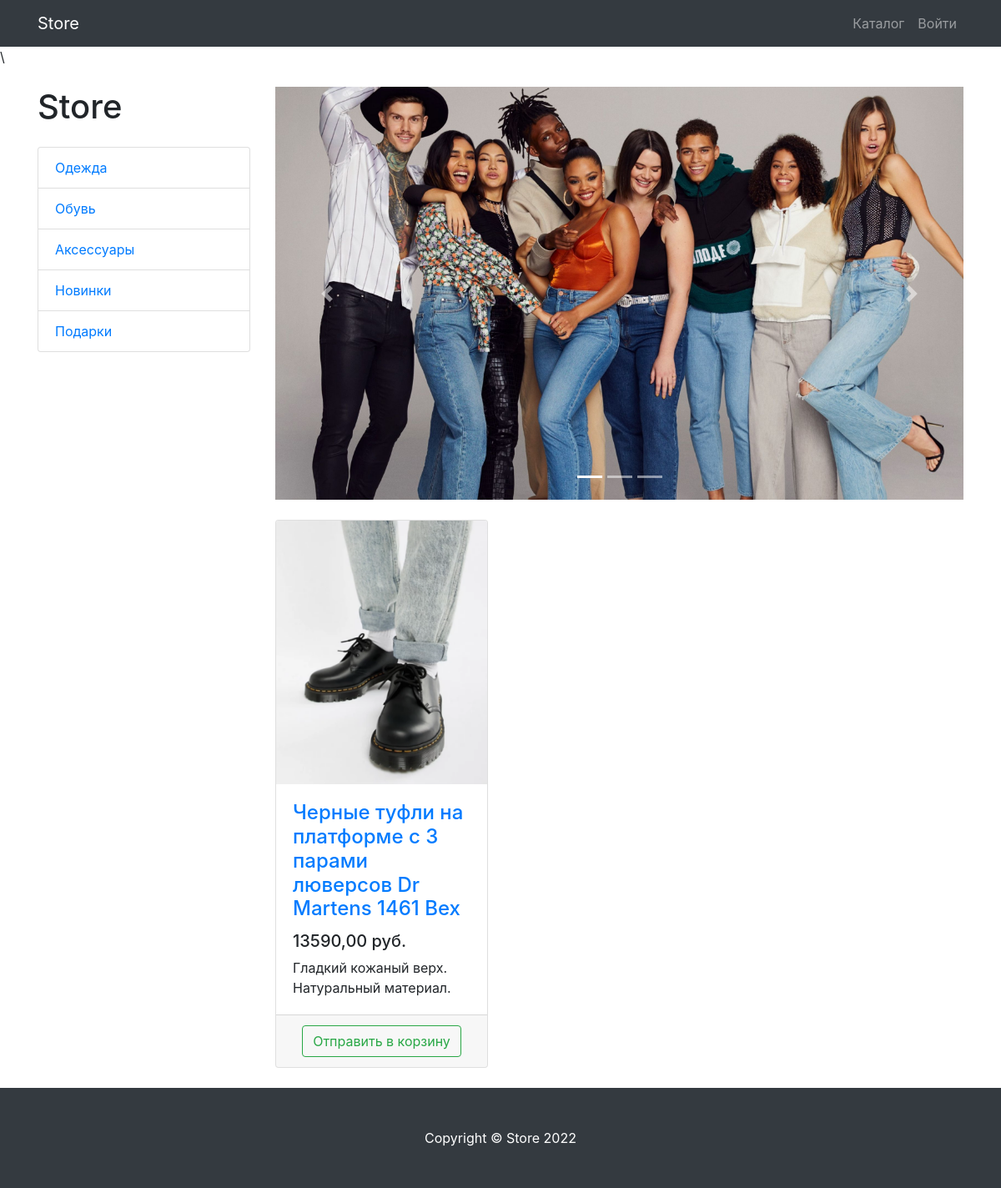
Screenshot of /products/category/2/ with the database file from the repository.
### products/models.py (models this page shows, shortened)
class ProductCategory(models.Model):
    name = models.CharField(max_length=128, unique=True)
    description = models.TextField(null=True, blank=True)
    class Meta:
        verbose_name = "Category"
        verbose_name_plural = "Caregories"

class Product(models.Model):
    name = models.CharField(max_length=256)
    description = models.TextField()
    price = models.DecimalField(max_digits=8, decimal_places=2)
    quantity = models.PositiveIntegerField(default=0)
    image = models.ImageField(upload_to="products_images")
    category = models.ForeignKey(to=ProductCategory, on_delete=models.CASCADE)
    class Meta:
        verbose_name = "Product"
        verbose_name_plural = "Products"

### products/views.py (the view)
# urls.py: path("", ProductsListView.as_view(), name="index"),
class ProductsListView(TitleMixin, ListView):
    model = Product
    template_name = "products/products.html"
    paginate_by = 3
    title = "Store - Каталог"
    def get_queryset(self):
        queryset = super(ProductsListView, self).get_queryset()
        category_id = self.kwargs.get("category_id")
        return queryset.filter(category_id=category_id) if category_id else queryset
    def get_context_data(self, **kwargs: Any) -> Dict[str, Any]:
        context = super(ProductsListView, self).get_context_data()
        context["categories"] = ProductCategory.objects.all()
        return context

### common/views.py (called while the page is built)
    def get_context_data(self, **kwargs):
        context = super(TitleMixin, self).get_context_data(**kwargs)
        context["title"] = self.title
        return context

### products/context_processors.py (called while the page is built)
def baskets(request):
    user = request.user
    return {
        "baskets": Basket.objects.filter(user=user) if user.is_authenticated else []
    }

### products/templates/products/products.html (shortened to what this page needs)
{% extends 'products/base.html' %} {% load static %} {% block CSS %}
<link href="vendor/css/products.css" rel="stylesheet" />
{% endblock CSS %} {% block Content %}
<div class="container">
  <div class="row">
    <div class="col-lg-3">
      <h1 class="my-4">Store</h1>
      <div class="list-group">
        {%for category in categories%}
        <a
          href="{% url 'products:category' category.id %}"
          class="list-group-item"
          >{{ category.name }}</a
        >
        {% endfor %}
      </div>
    </div>
    <div class="col-lg-9">
      <div
        id="carouselExampleIndicators"
        class="carousel slide my-4"
        data-ride="carousel">
        <ol class="carousel-indicators">
          <li
            data-target="#carouselExampleIndicators"
            data-slide-to="0"
            class="active"></li>
          <li data-target="#carouselExampleIndicators" data-slide-to="1"></li>
          <li data-target="#carouselExampleIndicators" data-slide-to="2"></li>
        </ol>
        <div class="carousel-inner" role="listbox">
          <div class="carousel-item active">
            <img
              class="d-block img-fluid"
              src="{%static 'vendor/img/slides/slide-1.jpg' %}"
              alt="First slide" />
          </div>
        </div>
        <a
          class="carousel-control-prev"
          href="#carouselExampleIndicators"
          role="button"
          data-slide="prev">
          <span class="carousel-control-prev-icon" aria-hidden="true"></span>
        </a>
        <a
          class="carousel-control-next"
          href="#carouselExampleIndicators"
          role="button"
          data-slide="next">
          <span class="carousel-control-next-icon" aria-hidden="true"></span>
        </a>
      </div>
      <div class="row">
        {% for product in object_list %}
        <div class="col-lg-4 col-md-6 mb-4">
          <div class="card h-100">
            <a href="#">
              <img class="card-img-top" src="{{ product.image.url }}" alt="" />
            </a>
            <div class="card-body">
              <h4 class="card-title">
                <a href="#">{{ product.name }}</a>
              </h4>
              <h5>{{ product.price}} руб.</h5>
              <p class="card-text">{{ product.description }}</p>
            </div>
            <div class="card-footer text-center">
              <a
                class="btn btn-outline-success"
                href="{% url 'products:basket_add' product.id %}">
                Отправить в корзину
              </a>
            </div>
          </div>
        </div>
        {% endfor %}
      </div>
    </div>
  </div>
</div>
{% endblock Content %} {% block footer %}
<footer class="py-5 bg-dark">
  <div class="container">
    <p class="m-0 text-center text-white">Copyright &copy; Store 2022</p>
  </div>
</footer>
{% endblock footer %}

### rows the page displays
ProductCategory: name "Одежда"
ProductCategory: name "Обувь"
ProductCategory: name "Аксессуары"
ProductCategory: name "Новинки"
ProductCategory: name "Подарки"
Product: image (picture), name "Черные туфли на платформе с 3 парами люверсов Dr Martens 1461 Bex", price "13590,00", description "Гладкий кожаный верх. Натуральный материал."
